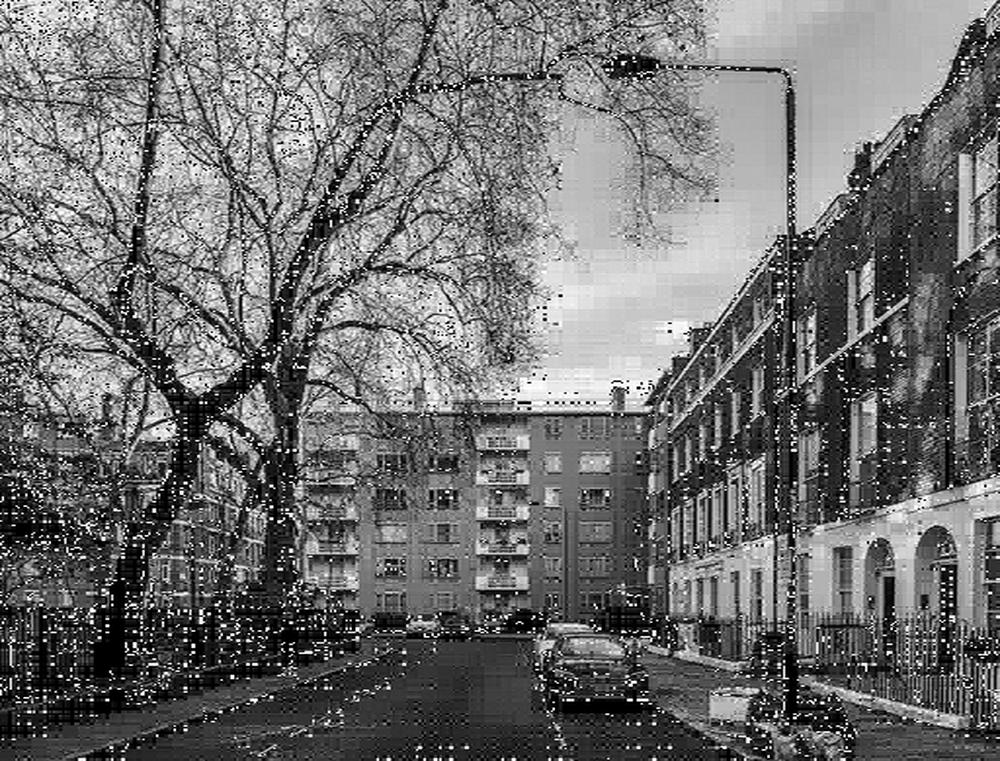
#> input picture Team-25/RECONSTRUCTED10.jpeg, 1000 x 761 px, given in place of grayscale.jpeg, which was not available
$ python Wavelet.py   (older library calls are emulated)
#> lines starting #> are read from the running program, lines starting #| are printed output that depends on the picture; pictures that were not available may be replaced by others from this repository, and a replacement may not be noted
import numpy as np
import matplotlib.pyplot as plt
from PIL import Image

image = Image.open("grayscale.jpeg").convert("L")
#> image is the input picture: PIL image 1000x761 L; min 0, max 255, mean 111.6
initial_size = image.size  # Store the initial size of the image
#> initial_size = (1000, 761)
desired_size = (512, 512)
image = image.resize(desired_size, Image.ANTIALIAS)
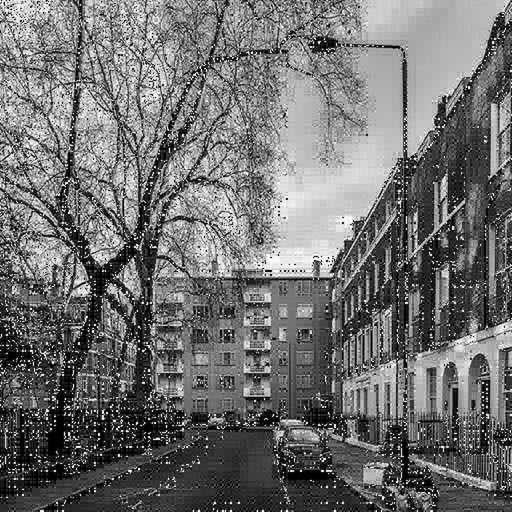
#> image: PIL image 512x512 L; min 0, max 255, mean 111.6
image_array = np.array(image)
H = np.array([[0.125, 0.125, 0.25, 0, 0.5, 0, 0, 0],
              [0.125, 0.125, 0.25, 0, -0.5, 0, 0, 0],
              [0.125, 0.125, -0.25, 0, 0, 0.5, 0, 0],
              [0.125, 0.125, -0.25, 0, 0, -0.5, 0, 0],
              [0.125, -0.125, 0, 0.25, 0, 0, 0.5, 0],
              [0.125, -0.125, 0, 0.25, 0, 0, -0.5, 0],
              [0.125, -0.125, 0, 0.25, 0.5, 0, 0, 0.5],
              [0.125, -0.125, 0, -0.25, 0, 0, 0, -0.5]])
H_transpose = H.T
H_transpose_inverse = np.linalg.inv(H_transpose)
H_inverse = np.linalg.inv(H)
Threshold_value = float(input("Enter the Threshold Value: "))
#> the answer given: 100
block_size = 8

# Compression
compressed_image_array = np.copy(image_array)
for i in range(0, image_array.shape[0], block_size):
    for j in range(0, image_array.shape[1], block_size):
        A = image_array[i:i+block_size, j:j+block_size]
        B_Matrix = np.dot(H_transpose, A)
        B = np.dot(B_Matrix, H)
        for k in range(8):
            for l in range(8):
                if np.abs(B[k][l]) <= Threshold_value:
                    B[k][l] = 0
        final = np.dot(H_transpose_inverse, B)
        FinalA = np.dot(final, H_inverse)
        compressed_image_array[i:i+block_size, j:j+block_size] = FinalA
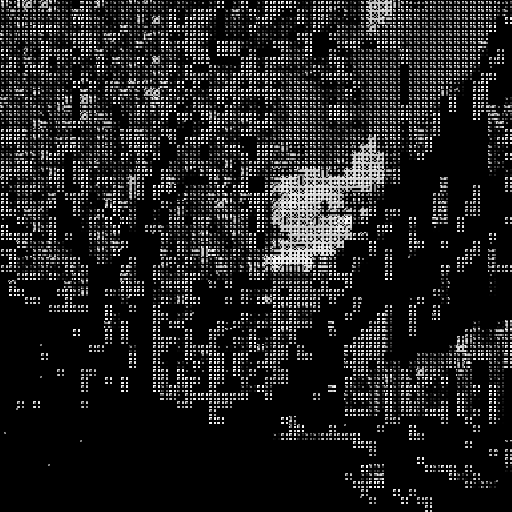
#> compressed_image_array: shape (512, 512); min 0, max 255, mean 34.9

compressed_image = Image.fromarray(compressed_image_array)
reconstructed_image = compressed_image.resize(initial_size, Image.ANTIALIAS)
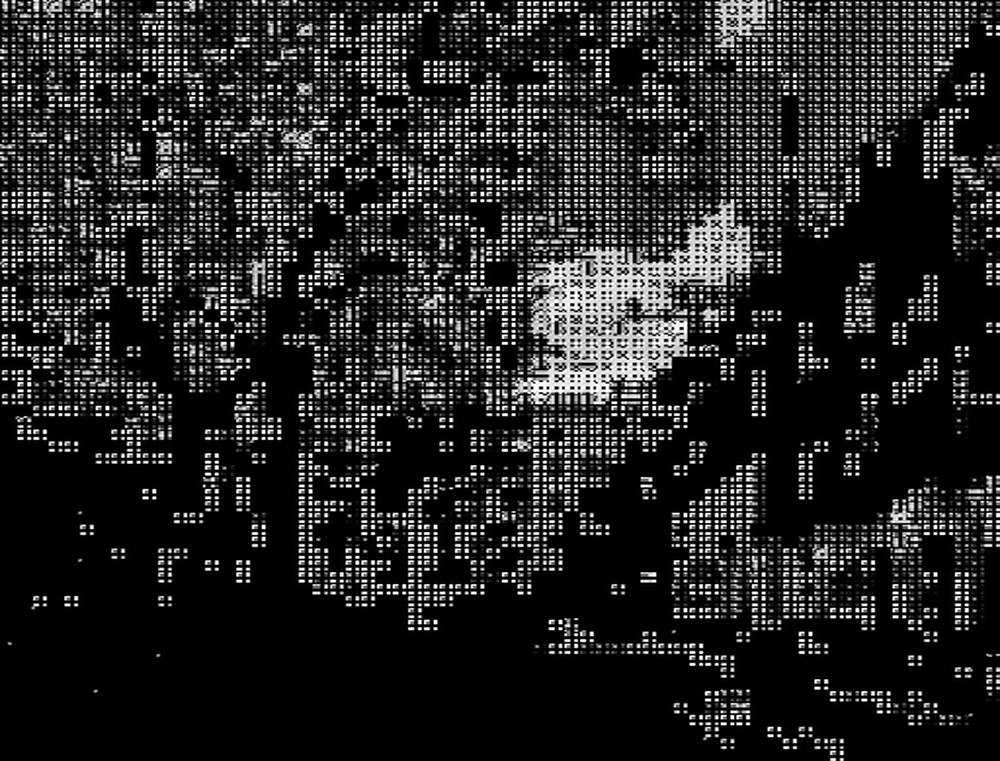
#> reconstructed_image: PIL image 1000x761 L; min 0, max 255, mean 36.6
# Reverting to original size
reconstructed_image.save("RECONSTRUCTED.jpeg")

$ run again, on Team-25/RECONSTRUCTED100.jpeg
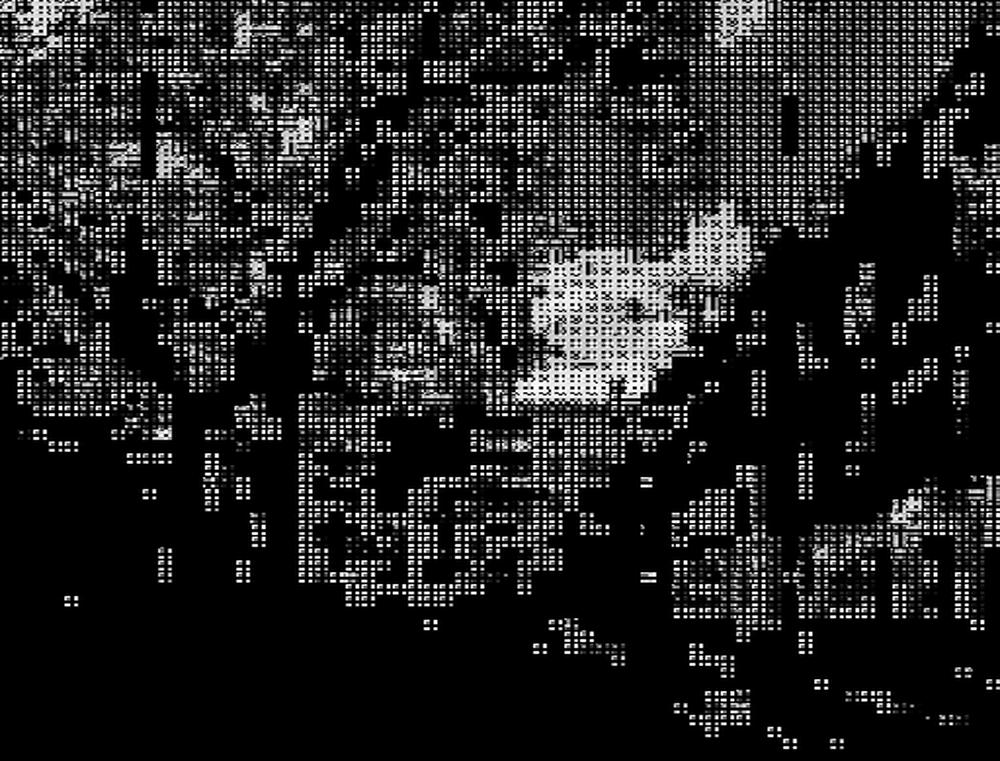
#> input picture Team-25/RECONSTRUCTED100.jpeg, 1000 x 761 px, given in place of grayscale.jpeg, which was not available
#> image is the input picture: PIL image 1000x761 L; min 0, max 255, mean 36.3
#> image: PIL image 512x512 L
#> after the loop `for i in range(0, image_array.shape[0], block_size):`:
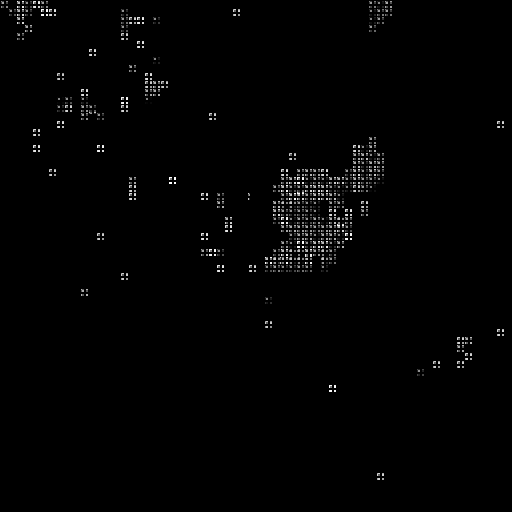
#> compressed_image_array: shape (512, 512); min 0, max 255, mean 2.7
#> `reconstructed_image = compressed_image.resize(initial_size, Image.ANTI..`:
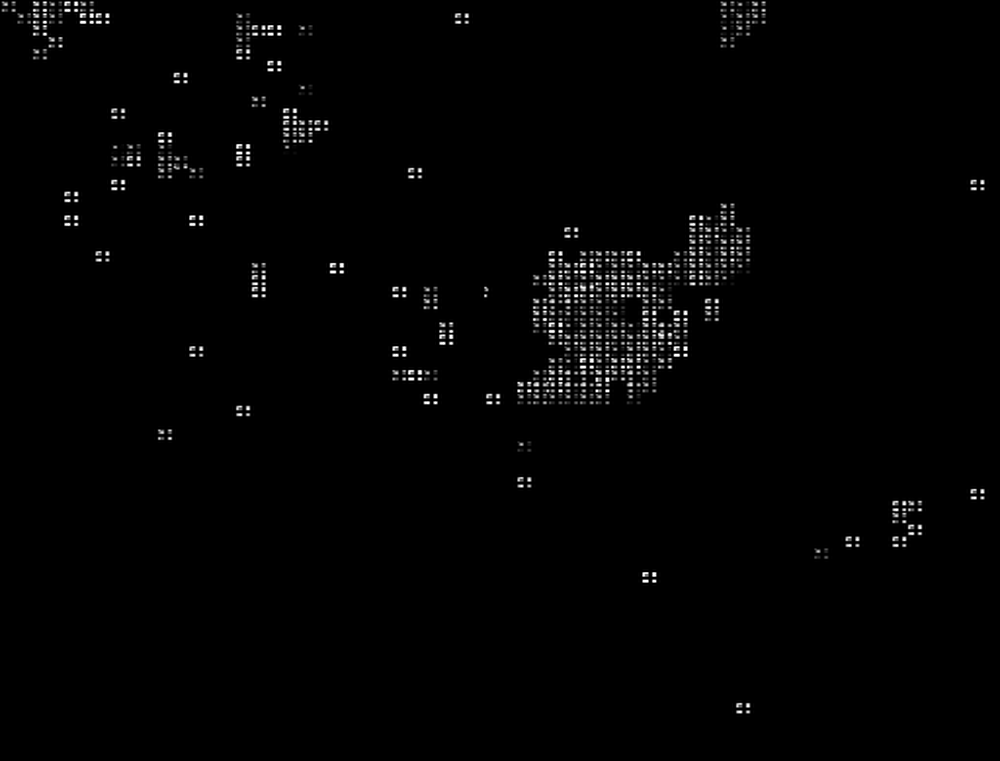
#> reconstructed_image: PIL image 1000x761 L; min 0, max 255, mean 2.9
